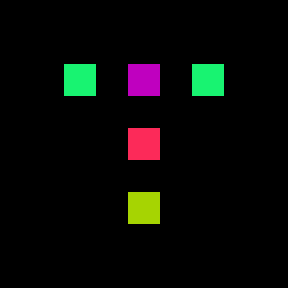

Rendered tile map (Tiled .tmx) drawn with the repository's tilesets; below, a short description and the full map source, tile grids included:
An orthogonal 9x9 tile map with 32x32 px tiles, 1 tile layer (board) and 5 objects (2x Static, 2x Interactive, Start).

<map version="1.5" tiledversion="1.5.0" orientation="orthogonal" renderorder="right-down" width="9" height="9" tilewidth="32" tileheight="32" infinite="0" nextlayerid="3" nextobjectid="7">
 <properties>
  <property name="Turn Limit" value="100" />
 </properties>
 <tileset firstgid="1" source="../basic.tsx" />
 <layer id="1" name="board" width="9" height="9">
  <properties>
   <property name="Turn Limit" value="100" />
  </properties>
  <data encoding="csv">
0,0,0,0,0,0,0,0,0,
0,11,11,11,11,11,11,11,0,
0,11,30,0,17,0,30,11,0,
0,11,11,11,0,11,11,11,0,
0,0,0,11,13,11,0,0,0,
0,0,0,11,0,11,0,0,0,
0,0,0,11,36,11,0,0,0,
0,0,0,11,11,11,0,0,0,
0,0,0,0,0,0,0,0,0
</data>
 </layer>
 <objectgroup id="2" name="objects">
  <object id="1" name="Spikes" type="Static" gid="42" x="128" y="160" width="32" height="32">
   <properties>
    <property name="Group" type="int" value="3" />
    <property name="Properties" value="kills" />
   </properties>
  </object>
  <object id="2" name="Start" type="Start" gid="17" x="128" y="96" width="32" height="32" />
  <object id="3" name="Flag" type="Static" gid="37" x="128" y="224" width="32" height="32">
   <properties>
    <property name="Group" type="int" value="2" />
    <property name="Properties" value="win" />
   </properties>
  </object>
  <object id="4" name="toggle 'kills' to Spikes" type="Interactive" gid="32" x="192" y="96" width="32" height="32">
   <properties>
    <property name="Group" type="int" value="5" />
    <property name="Transform group" type="int" value="3" />
    <property name="toggle property" value="kills" />
   </properties>
  </object>
  <object id="6" name="transform Spikes to Flag" type="Interactive" gid="32" x="64" y="96" width="32" height="32">
   <properties>
    <property name="Group" type="int" value="5" />
    <property name="Transform group" type="int" value="3" />
    <property name="Transform onto" type="int" value="2" />
   </properties>
  </object>
 </objectgroup>
</map>
